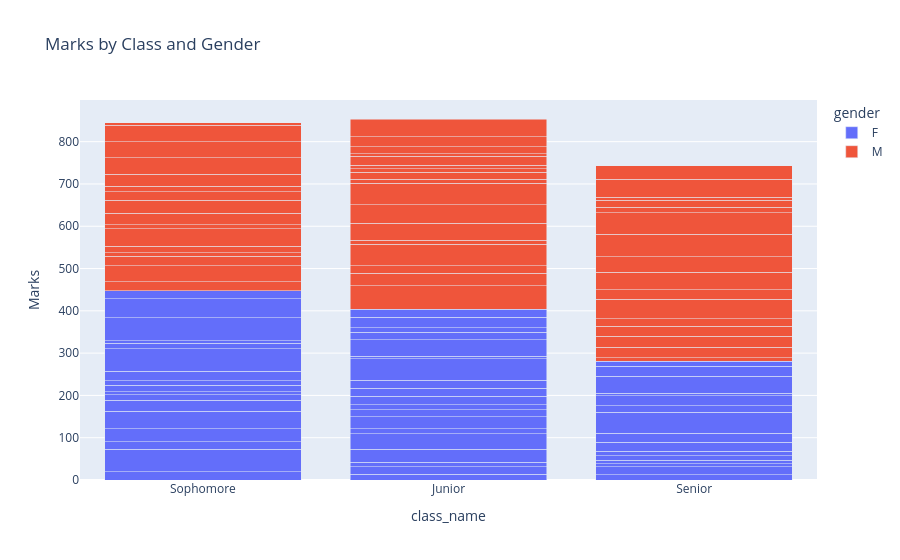

Notebook code cell kept with this figure:
### Code cell
px.bar(student, x="class_name", y="Marks", color="gender", barmode="stack", title="Marks by Class and Gender").show()

### Figure 1 — Plotly figure (JSON) as saved in the notebook; plotly's stock layout.template omitted (floating-point values rounded to 4 significant figures)
{"data": [{"alignmentgroup": "True", "hovertemplate": "gender=F<br>class_name=%{x}<br>Marks=%{y}<extra></extra>", "legendgroup": "F", "marker": {"color": "#636efa", "pattern": {"shape": ""}}, "name": "F", "offsetgroup": "F", "orientation": "v", "showlegend": true, "textposition": "auto", "type": "bar", "x": ["Sophomore", "Junior", "Sophomore", "Sophomore", "Junior", "Sophomore", "Sophomore", "Senior", "Junior", "Senior", "Junior", "Sophomore", "Junior", "Junior", "Junior", "Junior", "Senior", "Junior", "Senior", "Sophomore", "Sophomore", "Sophomore", "Junior", "Sophomore", "Junior", "Sophomore", "Junior", "Sophomore", "Junior", "Senior", "Senior", "Senior", "Junior", "Senior", "Sophomore", "Sophomore", "Junior", "Senior", "Sophomore", "Junior", "Sophomore", "Senior", "Senior", "Senior", "Junior", "Senior", "Sophomore", "Senior", "Junior", "Junior", "Senior"], "xaxis": "x", "y": [19.2, 13.81, 53.02, 17.82, 17.26, 30.86, 42.04, 12.13, 11.4, 19.47, 30.55, 25.13, 35.94, 12.21, 28.04, 16.52, 6.623, 12.65, 8.1, 13.12, 7.336, 15.72, 19.77, 10.43, 19.11, 22.18, 18.24, 53.36, 51.34, 10.52, 10.84, 21.38, 6.185, 21.4, 13.42, 6.217, 38.28, 49.54, 54.32, 17.7, 44.1, 16.11, 23.15, 6.053, 11.25, 40.02, 19.56, 23.92, 24.45, 19.13, 12.03], "yaxis": "y"}, {"alignmentgroup": "True", "hovertemplate": "gender=M<br>class_name=%{x}<br>Marks=%{y}<extra></extra>", "legendgroup": "M", "marker": {"color": "#EF553B", "pattern": {"shape": ""}}, "name": "M", "offsetgroup": "M", "orientation": "v", "showlegend": true, "textposition": "auto", "type": "bar", "x": ["Senior", "Junior", "Junior", "Sophomore", "Senior", "Junior", "Sophomore", "Junior", "Sophomore", "Senior", "Junior", "Sophomore", "Senior", "Sophomore", "Junior", "Senior", "Junior", "Senior", "Sophomore", "Junior", "Sophomore", "Junior", "Junior", "Senior", "Sophomore", "Senior", "Junior", "Senior", "Senior", "Senior", "Sophomore", "Sophomore", "Senior", "Sophomore", "Sophomore", "Junior", "Senior", "Junior", "Senior", "Sophomore", "Sophomore", "Junior", "Junior", "Sophomore", "Junior", "Senior", "Sophomore", "Junior", "Senior"], "xaxis": "x", "y": [7.734, 55.3, 29.89, 20.35, 24.32, 17.67, 38.49, 50.99, 22.07, 26.53, 9.333, 8.837, 24.17, 15.04, 39.97, 17.17, 43.98, 46.45, 41.36, 51.14, 9.742, 8.924, 16.7, 22.7, 26.88, 40.6, 7.892, 36.65, 53.16, 51.58, 31.24, 19.59, 12.59, 13.56, 27.57, 8.92, 16.61, 20.4, 7.014, 39.95, 36.75, 6.349, 16.46, 39.96, 24.39, 42.43, 5.609, 41.44, 32.36], "yaxis": "y"}], "layout": {"barmode": "stack", "legend": {"title": {"text": "gender"}, "tracegroupgap": 0}, "title": {"text": "Marks by Class and Gender"}, "xaxis": {"anchor": "y", "domain": [0, 1], "title": {"text": "class_name"}}, "yaxis": {"anchor": "x", "domain": [0, 1], "title": {"text": "Marks"}}}}
